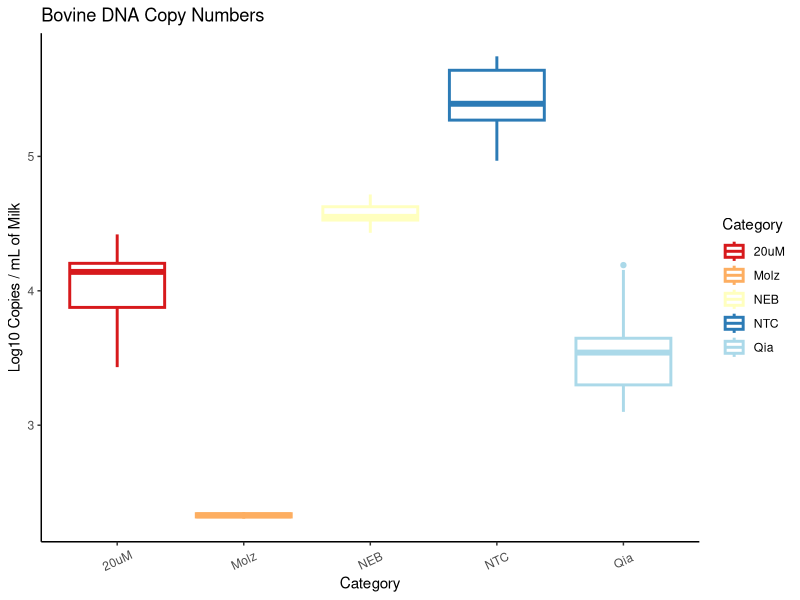
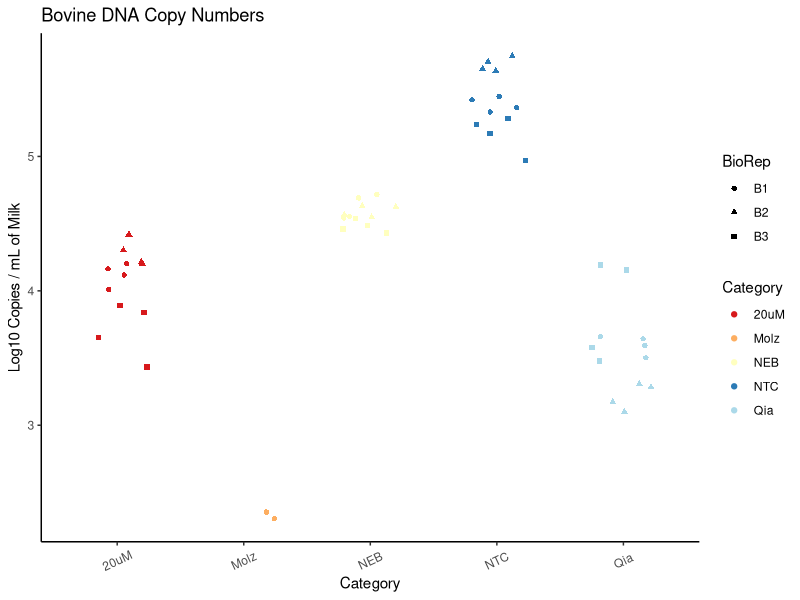

These charts were generated, in order, by the following R code: (Note: this script raises an error after producing the figures.)
## ---- chunk 1
#Data File: OpenRefineHostDepletionData1.23.19
library(ggplot2)
library(dplyr)
library(emmeans)
library(multcompView)

#Read Data
AllData <- read.table("OpenRefineHostDepletionData1.23.19.txt", sep="\t",  fill = TRUE, header=TRUE)
SampleData <- AllData %>% filter(Category!="Standard") %>% filter(Category!="NEBdiluent")
dim (SampleData)

#Getting All variables and all levels within each

#sapply(SampleData, levels)
#SampleData %>% 
#     sapply(levels)

#Summary Statistics
SampleData.summary <- SampleData %>%
  group_by(Target.Name,Category,BioRep) %>%
  summarize(mean_CopyN_permLMilk=mean(LogCopiespermLofMilk,na.rm=T),
            st_dev=sd(LogCopiespermLofMilk,na.rm=T),
            n_missing=sum(is.na(LogCopiespermLofMilk)),
            n_total=n())
write.table (SampleData.summary, "SampleData.summary.txt", sep="\t" ) 
## ---- chunk 2

#Filter Subset from Sample Data
Bovine <- SampleData %>% filter(Target.Name=="BovineUXT")
dim(Bovine)

#Summary Statistics
Bovine.summary <- Bovine %>%
  group_by(Category) %>%
  summarize(mean_CopyN_permLMilk=mean(LogCopiespermLofMilk,na.rm=T),
            st_dev=sd(LogCopiespermLofMilk,na.rm=T),
            n_missing=sum(is.na(LogCopiespermLofMilk)),
            n_total=n())
write.table (Bovine.summary, "Bovine.summary.txt", sep="\t" )
## ---- chunk 3
#Plot Raw Means and Standard Deviations
Colors <- c("20uM" = "#d7191c", "Molz"= "#fdae61", "NEB"= "#ffffbf","NTC"= "#2c7bb6", "Qia"="#abd9e9")
ggplot(data=Bovine,
       mapping=aes(x=Category,y=LogCopiespermLofMilk, color=Category, ylab="Copy Numbers")) +
  ylab ("Log10 Copies / mL of Milk")+
     geom_boxplot(lwd=1)+
  theme_bw()+
 ggtitle("Bovine DNA Copy Numbers")+
  scale_color_manual(values=Colors)+
  theme(panel.grid.major = element_blank())+
  theme(panel.grid.minor = element_blank())+
  theme(panel.background = element_blank())+
  theme(panel.border = element_blank())+
  theme(axis.line = element_line())+
  theme(axis.text.x=element_text(angle=25,vjust=0.5))

ggplot(data=Bovine,
       mapping=aes(x=Category,y=LogCopiespermLofMilk, color=Category, shape=BioRep)) +
  ylab ("Log10 Copies / mL of Milk")+
    geom_jitter(width=0.25)+
  ggtitle("Bovine DNA Copy Numbers")+
  theme_bw()+
  scale_color_manual(values=Colors)+
  theme(panel.grid.major = element_blank())+
  theme(panel.grid.minor = element_blank())+
  theme(panel.background = element_blank())+
  theme(panel.border = element_blank())+
  theme(axis.line = element_line())+
  theme(axis.text.x=element_text(angle=25,vjust=0.5))

## ---- chunk 4
# Model Selection
#3 linear models were compared: including BioRep only, qPCRefficiency only, and both as covariates. Best model fit was used as the final model. 
m_Bovine.LogCopiespermLofMilk1 <- lm( LogCopiespermLofMilk ~ Category + BioRep, data=Bovine )
summary(m_Bovine.LogCopiespermLofMilk1)

m_Bovine.LogCopiespermLofMilk2 <- lm( LogCopiespermLofMilk ~ Category + qPCRefficiency, data=Bovine )
summary(m_Bovine.LogCopiespermLofMilk2)

m_Bovine.LogCopiespermLofMilk3 <- lm( LogCopiespermLofMilk ~ Category + qPCRefficiency + BioRep, data=Bovine )
summary(m_Bovine.LogCopiespermLofMilk3)

anova(m_Bovine.LogCopiespermLofMilk1, m_Bovine.LogCopiespermLofMilk2)
# Model with qPCRefficiency does not have better fit than model with BioRep
anova(m_Bovine.LogCopiespermLofMilk2, m_Bovine.LogCopiespermLofMilk3)
# Model with both qPCRefficiency and BioRep does not have better fit than model with qPCRefficiency only
anova(m_Bovine.LogCopiespermLofMilk1, m_Bovine.LogCopiespermLofMilk3)
# Fit of model with both qPCRefficiency and BioRep is not different from fit of model with BioRep only
anova(m_Bovine.LogCopiespermLofMilk1, m_Bovine.LogCopiespermLofMilk2, m_Bovine.LogCopiespermLofMilk3)

AIC (m_Bovine.LogCopiespermLofMilk1)
AIC (m_Bovine.LogCopiespermLofMilk2)
AIC (m_Bovine.LogCopiespermLofMilk3)
# Final model chosen:
# Model 1: LogCopiespermLofMilk ~ Category + BioRep
## ---- chunk 5
# Fit Linear Model

m_Bovine.LogCopiespermLofMilk <- lm( LogCopiespermLofMilk ~ Category + BioRep, data=Bovine )
summary(m_Bovine.LogCopiespermLofMilk)

# Model Fit Plots

plot(x=predict(m_Bovine.LogCopiespermLofMilk),y=resid(m_Bovine.LogCopiespermLofMilk), col=Bovine$Category)
  
  # using ggplot2
Colors <- c("20uM" = "#d7191c", "Molz"= "#fdae61", "NEB"= "#ffffbf","NTC"= "#2c7bb6", "Qia"="#abd9e9")
ggplot(m_Bovine.LogCopiespermLofMilk, aes(x=predict(m_Bovine.LogCopiespermLofMilk), y=resid(m_Bovine.LogCopiespermLofMilk), color=Category)) +
  geom_point()+
  theme_bw()+
  ggtitle("Bovine - Model Fit - Residuals vs Predicted")+
  scale_color_manual(values=Colors)+
  theme(panel.grid.major = element_blank())+
  theme(panel.grid.minor = element_blank())+
  theme(panel.background = element_blank())+
  theme(panel.border = element_blank())+
  theme(axis.line = element_line())+
  geom_hline(yintercept = 1) +
  geom_hline(yintercept = -1)

  # qqplots
qqnorm(resid(m_Bovine.LogCopiespermLofMilk),col=Bovine$Category)
qqline(resid(m_Bovine.LogCopiespermLofMilk))

summary(m_Bovine.LogCopiespermLofMilk)

#All residuals are < 1. 
## ---- chunk 6
# Check Tukey-adjusted pairwise comparison of kit estimates
m_Bovine.LogCopiespermLofMilk_emmeans <- emmeans(m_Bovine.LogCopiespermLofMilk,pairwise~Category)
# Use compact letter display for convenience
m_Bovine.LogCopiespermLofMilk_cld <- CLD(m_Bovine.LogCopiespermLofMilk_emmeans$emmeans,
                         Letters=LETTERS)
m_Bovine.LogCopiespermLofMilk_cld

# Get fitted values from model to plot with other software
emmeans(m_Bovine.LogCopiespermLofMilk,~ Category) %>%
  summary() %>%
  data.frame() 

# Plot fitted values from model
Colors <- c("20uM" = "#d7191c", "Molz"= "#fdae61", "NEB"= "#ffffbf","NTC"= "#2c7bb6", "Qia"="#abd9e9")

emmeans(m_Bovine.LogCopiespermLofMilk,~Category) %>%
  summary() %>%
  data.frame() %>%
ggplot(aes(x=Category,y=emmean,color=Category)) +
  geom_point() +
  labs(y="Estimated Marginal Means") +
  geom_errorbar(aes(ymin=lower.CL,ymax=upper.CL),width=0.5) +
  geom_text(data=data.frame(m_Bovine.LogCopiespermLofMilk_cld),aes(x=Category,label=`.group`),hjust=-.1) +
  theme_bw()+
 ggtitle("Bovine Copy Numbers - Inoculated Milk Only")+
  scale_color_manual(values=Colors)+
  theme(panel.grid.major = element_blank())+
  theme(panel.grid.minor = element_blank())+
  theme(panel.background = element_blank())+
  theme(panel.border = element_blank())+
  theme(axis.line = element_line())+
  theme(axis.text.x=element_text(angle=25,vjust=0.5))
## ---- chunk 7

#Filter Subset from Sample Data
TotalBacterialDNA <- SampleData %>% filter(Target.Name=="Total16S")
dim(TotalBacterialDNA)

#Summary Statistics
TotalBacterialDNA.summary <- TotalBacterialDNA %>%
  group_by(Category) %>%
  summarize(mean_CopyN_permLMilk=mean(LogCopiespermLofMilk,na.rm=T),
            st_dev=sd(LogCopiespermLofMilk,na.rm=T),
            n_missing=sum(is.na(LogCopiespermLofMilk)),
            n_total=n())
write.table (TotalBacterialDNA.summary, "TotalBacterialDNA.summary.txt", sep="\t" )
## ---- chunk 8
#Plot Raw Means and Standard Deviations
Colors <- c("20uM" = "#d7191c", "Molz"= "#fdae61", "NEB"= "#ffffbf","NTC"= "#2c7bb6", "Qia"="#abd9e9")
ggplot(data=TotalBacterialDNA,
       mapping=aes(x=Category,y=LogCopiespermLofMilk, color=Category, ylab="Copy Numbers")) +
  ylab ("Log10 Copies / mL of Milk")+
     geom_boxplot(lwd=1)+
  theme_bw()+
 ggtitle("TotalBacterialDNA DNA Copy Numbers")+
  scale_color_manual(values=Colors)+
  theme(panel.grid.major = element_blank())+
  theme(panel.grid.minor = element_blank())+
  theme(panel.background = element_blank())+
  theme(panel.border = element_blank())+
  theme(axis.line = element_line())+
  theme(axis.text.x=element_text(angle=25,vjust=0.5))

ggplot(data=TotalBacterialDNA,
       mapping=aes(x=Category,y=LogCopiespermLofMilk, color=Category, shape=BioRep)) +
  ylab ("Log10 Copies / mL of Milk")+
    geom_jitter(width=0.25)+
  ggtitle("TotalBacterialDNA DNA Copy Numbers")+
  theme_bw()+
  scale_color_manual(values=Colors)+
  theme(panel.grid.major = element_blank())+
  theme(panel.grid.minor = element_blank())+
  theme(panel.background = element_blank())+
  theme(panel.border = element_blank())+
  theme(axis.line = element_line())+
  theme(axis.text.x=element_text(angle=25,vjust=0.5))

## ---- chunk 9
# Model Selection
#3 linear models were compared: including BioRep only, qPCRefficiency only, and both as covariates. Best model fit was used as the final model. 
m_TotalBacterialDNA.LogCopiespermLofMilk1 <- lm( LogCopiespermLofMilk ~ Category + BioRep, data=TotalBacterialDNA )
summary(m_TotalBacterialDNA.LogCopiespermLofMilk1)

m_TotalBacterialDNA.LogCopiespermLofMilk2 <- lm( LogCopiespermLofMilk ~ Category + qPCRefficiency, data=TotalBacterialDNA )
summary(m_TotalBacterialDNA.LogCopiespermLofMilk2)

m_TotalBacterialDNA.LogCopiespermLofMilk3 <- lm( LogCopiespermLofMilk ~ Category + qPCRefficiency + BioRep, data=TotalBacterialDNA )
summary(m_TotalBacterialDNA.LogCopiespermLofMilk3)

anova(m_TotalBacterialDNA.LogCopiespermLofMilk1, m_TotalBacterialDNA.LogCopiespermLofMilk2)
# Model with qPCRefficiency does not have better fit than model with BioRep
anova(m_TotalBacterialDNA.LogCopiespermLofMilk2, m_TotalBacterialDNA.LogCopiespermLofMilk3)
# Model with both qPCRefficiency and BioRep does not have better fit than model with qPCRefficiency only
anova(m_TotalBacterialDNA.LogCopiespermLofMilk1, m_TotalBacterialDNA.LogCopiespermLofMilk3)
# Fit of model with both qPCRefficiency and BioRep is not different from fit of model with BioRep only
anova(m_TotalBacterialDNA.LogCopiespermLofMilk1, m_TotalBacterialDNA.LogCopiespermLofMilk2, m_TotalBacterialDNA.LogCopiespermLofMilk3)

AIC (m_TotalBacterialDNA.LogCopiespermLofMilk1)
AIC (m_TotalBacterialDNA.LogCopiespermLofMilk2)
AIC (m_TotalBacterialDNA.LogCopiespermLofMilk3)
# Final model chosen:
# Model 1: LogCopiespermLofMilk ~ Category + BioRep
## ---- chunk 10
# Fit Linear Model

m_TotalBacterialDNA.LogCopiespermLofMilk <- lm( LogCopiespermLofMilk ~ Category + BioRep, data=TotalBacterialDNA )
summary(m_TotalBacterialDNA.LogCopiespermLofMilk)

# Model Fit Plots

plot(x=predict(m_TotalBacterialDNA.LogCopiespermLofMilk),y=resid(m_TotalBacterialDNA.LogCopiespermLofMilk), col=TotalBacterialDNA$Category)
  
  # using ggplot2
Colors <- c("20uM" = "#d7191c", "Molz"= "#fdae61", "NEB"= "#ffffbf","NTC"= "#2c7bb6", "Qia"="#abd9e9")
ggplot(m_TotalBacterialDNA.LogCopiespermLofMilk, aes(x=predict(m_TotalBacterialDNA.LogCopiespermLofMilk), y=resid(m_TotalBacterialDNA.LogCopiespermLofMilk), color=Category)) +
  geom_point()+
  theme_bw()+
  ggtitle("TotalBacterialDNA - Model Fit - Residuals vs Predicted")+
  scale_color_manual(values=Colors)+
  theme(panel.grid.major = element_blank())+
  theme(panel.grid.minor = element_blank())+
  theme(panel.background = element_blank())+
  theme(panel.border = element_blank())+
  theme(axis.line = element_line())+
  geom_hline(yintercept = 1) +
  geom_hline(yintercept = -1)

  # qqplots
qqnorm(resid(m_TotalBacterialDNA.LogCopiespermLofMilk),col=TotalBacterialDNA$Category)
qqline(resid(m_TotalBacterialDNA.LogCopiespermLofMilk))

summary(m_TotalBacterialDNA.LogCopiespermLofMilk)

#All residuals are < 1. 
## ---- chunk 11
# Check Tukey-adjusted pairwise comparison of kit estimates
m_TotalBacterialDNA.LogCopiespermLofMilk_emmeans <- emmeans(m_TotalBacterialDNA.LogCopiespermLofMilk,pairwise~Category)
# Use compact letter display for convenience
m_TotalBacterialDNA.LogCopiespermLofMilk_cld <- CLD(m_TotalBacterialDNA.LogCopiespermLofMilk_emmeans$emmeans,
                         Letters=LETTERS)
m_TotalBacterialDNA.LogCopiespermLofMilk_cld

# Get fitted values from model to plot with other software
emmeans(m_TotalBacterialDNA.LogCopiespermLofMilk,~ Category) %>%
  summary() %>%
  data.frame() 

# Plot fitted values from model
Colors <- c("20uM" = "#d7191c", "Molz"= "#fdae61", "NEB"= "#ffffbf","NTC"= "#2c7bb6", "Qia"="#abd9e9")

emmeans(m_TotalBacterialDNA.LogCopiespermLofMilk,~Category) %>%
  summary() %>%
  data.frame() %>%
ggplot(aes(x=Category,y=emmean,color=Category)) +
  geom_point() +
  labs(y="Estimated Marginal Means") +
  geom_errorbar(aes(ymin=lower.CL,ymax=upper.CL),width=0.5) +
  geom_text(data=data.frame(m_TotalBacterialDNA.LogCopiespermLofMilk_cld),aes(x=Category,label=`.group`),hjust=-.1) +
  theme_bw()+
 ggtitle("TotalBacterialDNA Copy Numbers - Inoculated Milk Only")+
  scale_color_manual(values=Colors)+
  theme(panel.grid.major = element_blank())+
  theme(panel.grid.minor = element_blank())+
  theme(panel.background = element_blank())+
  theme(panel.border = element_blank())+
  theme(axis.line = element_line())+
  theme(axis.text.x=element_text(angle=25,vjust=0.5))+
  scale_x_discrete(limits=c("NTC", "20uM", "Molz", "NEB", "Qia"))
## ---- chunk 12
library(ggplot2)
library(dplyr)
library(emmeans)

# Plot fitted values from model
Colors <- c("20uM" = "#d7191c", "Molz"= "#fdae61", "NEB"= "#ffffbf","NTC"= "#2c7bb6", "Qia"="#abd9e9")

#Bovine
df1_rawdata<-SampleData[c(29,6,20)]

df2_Bacteria.model<-emmeans(m_TotalBacterialDNA.LogCopiespermLofMilk,~Category) %>%
  summary() %>%
  data.frame()
## ---- chunk 13
ggplot(data=SampleData, mapping=aes(x=Cat.Target,y=LogCopiespermLofMilk))+
  geom_point()+
  geom_jitter()+
  aes(colour=factor(Target.Name))+
  theme_bw()+
 ggtitle("Normalized Copy Numbers")+
  theme(panel.grid.major = element_blank())+
  theme(panel.grid.minor = element_blank())+
  theme(panel.background = element_blank())+
  theme(panel.border = element_blank())+
  theme(axis.line = element_line())+
  theme(axis.text.x=element_text(angle=25,vjust=0.5))+
scale_x_discrete(limits=c("NTC.Bacteria","NTC.Bovine", "PMA.Bacteria","PMA.Bovine","Molz.Bacteria","Molz.Bovine","NEB.Bacteria","NEB.Bovine","Qia.Bacteria","Qia.Bovine"))

HostPlot <- ggplot(data=SampleData, aes(x=Cat.Target,y=LogCopiespermLofMilk))
HostPlot + geom_boxplot() + 
  geom_dotplot(binaxis='y', 
               stackdir='center', 
               dotsize = .5) +
  theme_bw()+
  aes(colour=factor(Target.Name))+
  scale_colour_manual(values = c("black", "blue"))+
  theme(legend.title=element_blank())+
  xlab("Kit")+
  theme(panel.grid.major = element_blank())+
  theme(panel.grid.minor = element_blank())+
  theme(panel.background = element_blank())+
  theme(panel.border = element_blank())+
  theme(axis.line = element_line())+
  theme(axis.text.x=element_text(angle=65,vjust=0.5))+
  ylim(0, 7.5)+
  scale_x_discrete(limits=c("NTC.Bacteria","NTC.Bovine"," ", "PMA.Bacteria","PMA.Bovine"," ","Molz.Bacteria","Molz.Bovine"," ","NEB.Bacteria","NEB.Bovine"," ","Qia.Bacteria","Qia.Bovine"))
